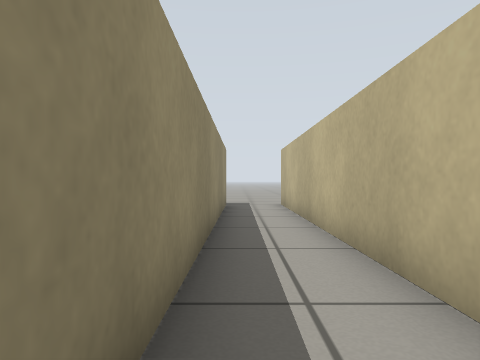
[1] (above)

16 first-person views from a walk through a robot-simulator world made for Gazebo. The camera is 0.45 m above the floor, looks level and sees 70° across. The floor is counted in squares, 0.5 m on a side. Each view is taken from the middle of a square. On the plan, view 1 faces up. The plan holds only what a view shows up to about 12 squares ahead; the rest is blank.

[2]
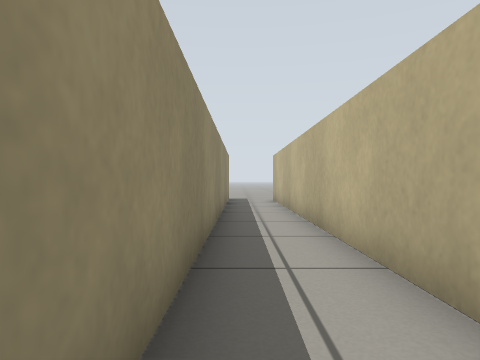

[3]
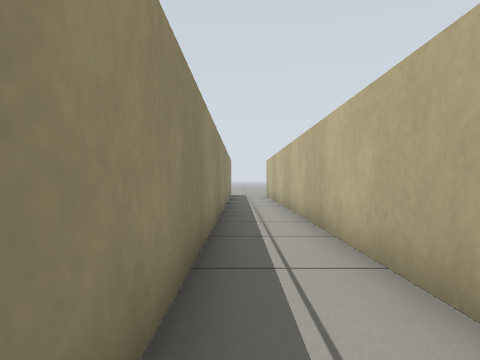

[4]
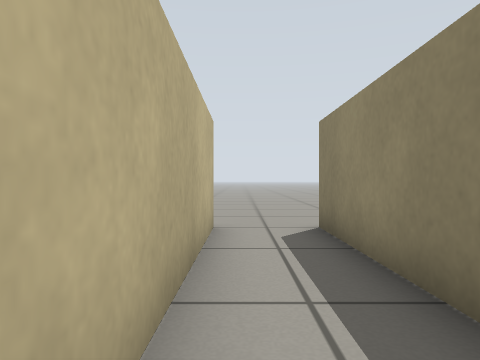

[5]
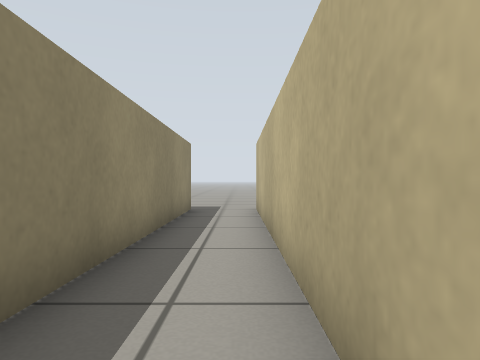

[6]
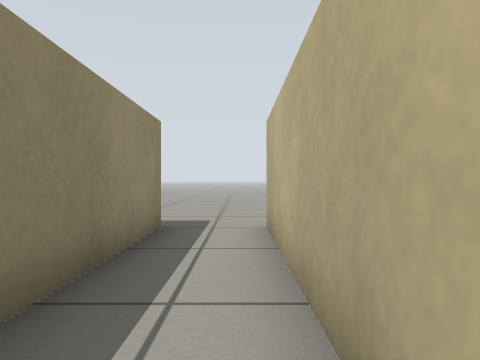

[7]
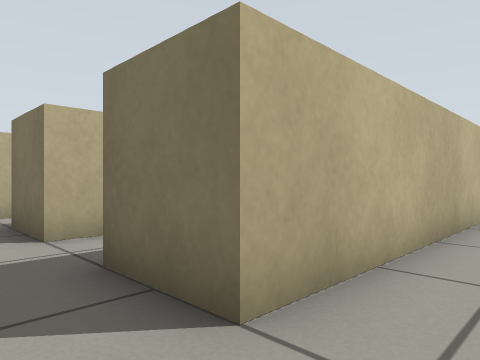

[8]
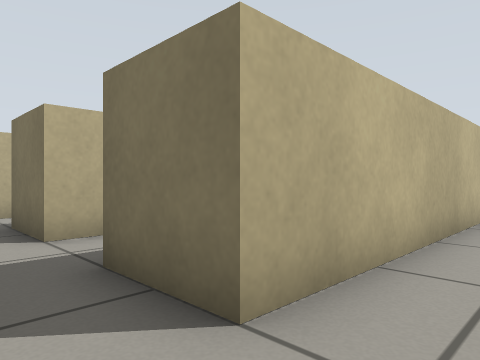

[9]
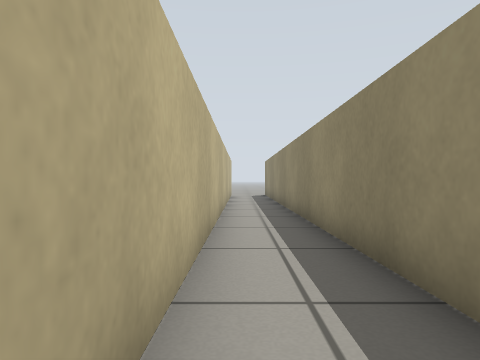

[10]
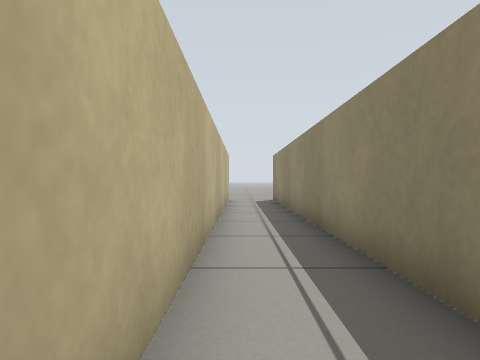

[11]
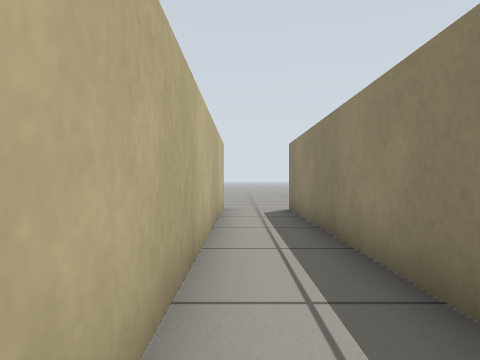

[12]
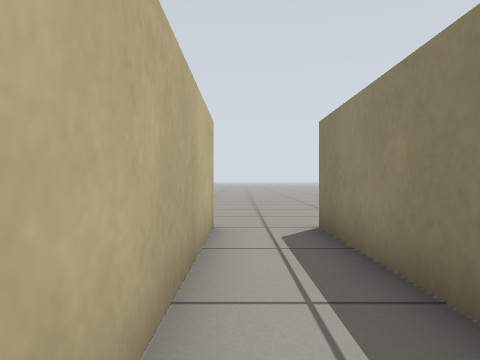

[13]
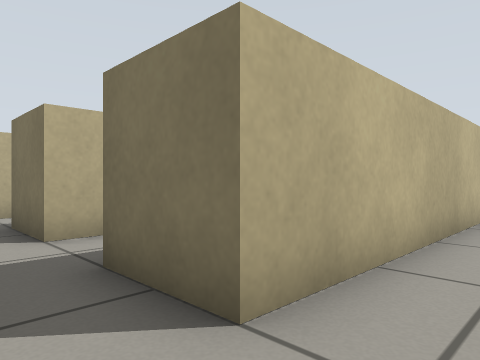

[14]
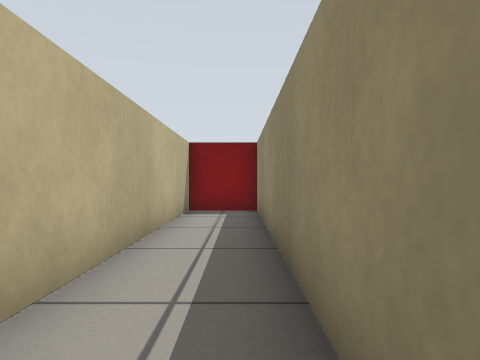

[15]
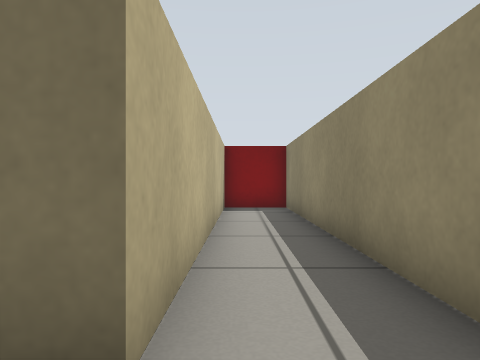

[16]
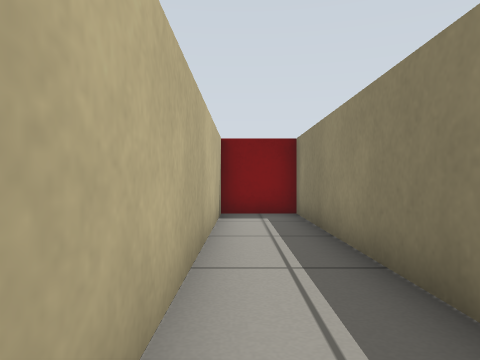

### Floor plan
Points are (right, up) in squares from view 1. A wall is a line through its corners. A room is listed if a view was taken in it or the views show most of it. See-through windows are left out.
Room 1 (views 1, 2, 3, 4, 5, 6, 7)
walls: (-0.5, 12.5) (-0.5, -7.5); (1.5, -7.5) (1.5, 12.5)
ways out: opening at (2.5, -8.5) to room 2; opening at (2.5, 13.5) to room 2; opening at (-1.5, -8.5); opening at (-1.5, 13.5)
Room 2 (views 8, 9, 10, 11, 12)
walls: (3.5, 10.9) (3.5, -7.5); (1.5, 12.5) (3.5, 12.5); (5.5, -7.5) (5.5, 12.5)
ways out: opening at (2.5, -8.5) to room 1; opening at (2.5, 13.5) to room 1; opening at (6.5, 13.5) to room 3
Room 3 (views 13, 14, 15, 16)
walls: (9.5, 3) (9.5, 12.5); (5.5, 12.5) (7.5, 12.5) (7.5, 3)
ways out: opening at (6.5, 13.5) to room 2; opening at (10.5, 13.5)
objects: red box (8, 2) to (9, 3)

Positions as (right, up) in squares from view 1, and headings:
1: (0, 0), facing up
2: (0, -3), facing up
3: (0, -7), facing up
4: (1, -1), facing down
5: (1, 2), facing up
6: (1, 6), facing up
7: (0, 14), facing down-right
8: (4, 14), facing down-right
9: (5, 13), facing down
10: (5, 8), facing down
11: (5, 3), facing down
12: (5, -1), facing down
13: (8, 14), facing down-right
14: (8, 13), facing down
15: (9, 14), facing down
16: (9, 12), facing down
